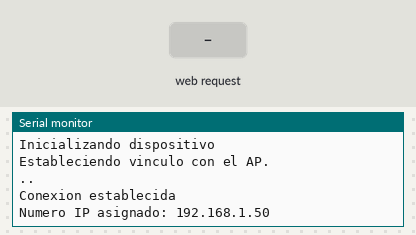
A program run on a simulated ESP32. On the bench: the last lines printed to the serial monitor. Inputs (shaded band) come from the test bench. WiFi joins after 1.5 s; servers stay silent unless stated.

Above: at 3.2 s.
3.3 s: HTTP request GET /H received
At 4.5 s:
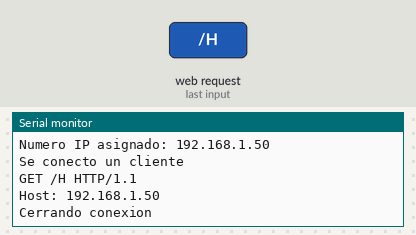
4.8 s: HTTP request GET /L received
At 5.6 s:
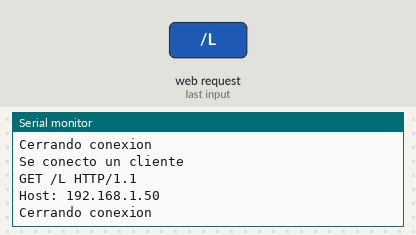

Measured:
- after the input at 3.3 s, the serial monitor: prints a new line at once (image 1)
- after the input at 4.8 s, the serial monitor: prints a new line at once (image 2)

The program:

main.cpp
```cpp
#include <Arduino.h>
#include "libwifi.h"
#include <WiFi.h>

const char * ssid = "*KIRITO*";
const char * password = "12281018KB";
const int puerto = 80;
WiFiServer servidor(puerto);  // Construimos un objeto de tipo servidor TCP

//@author Sebastian
/**
 * @brief Esta es la funcion de configuracion del dispositivo
 *
 */
void setup() {
  pinMode(2, OUTPUT);  //Coloco el pin 2 como salida
  Serial.begin(115200);
  Serial.println("Inicializando dispositivo");
  conectarWifi(ssid, password);
  servidor.begin();  //Inicializamos el servidor TCP
}


/**
 * @brief Esta funcion es un bucle infinito que corresponde al main()
 *
 */
void loop() {

  WiFiClient cliente = servidor.available(); //Devolvemos un cliente TCP por wifi conectado a servidor

  if(cliente){  //PASO 1: Si existe un cliente conectado?
    String mensaje="";
    Serial.println("Se conecto un cliente");
    while(cliente.connected()){  //PASO 2: Mientras el cliente este conectado, reciba peticiones (requests)
       if(cliente.available()){ //PASO 3: Verifico si el cliente nos ha enviado un caracter
        char letra = cliente.read();  //PASO 4: Leemos el caracter
        Serial.print(letra);
        if(letra == '\n'){  // Si el caracter es un enter (\n\r: 0x10 y 0x13)
          if(mensaje.length()==0){            //PASO 6: Devolvemos una respuesta (response) HTTP
              cliente.println("HTTP/1.1 200 OK");
              cliente.println("Content-type:text/html");
              cliente.println();  //Enviamos una linea vacia indica al protocolo HTTP que la cabecera finalizo

              cliente.println("Haga clic <a href=\"/H\">aqui</a> para encender el LED <br>");
              cliente.println("Haga clic  <a href=\"/L\">aqui</a> para apagar el LED");
              cliente.println();  //Finalizamos el envio del cuerpo (body) de la pagina
              break;
          } else {
            mensaje="";
          }
        } else if (letra != '\r'){
             mensaje+=letra;  //PASO 5: Concatenamos cada caracter que esta llegando en mensaje
        }

        if(mensaje.endsWith("GET /H")){
           digitalWrite(2, HIGH);
        }
        else if(mensaje.endsWith("GET /L")){
          digitalWrite(2, LOW);
        }
       }
    }
    Serial.println("Cerrando conexion");
    cliente.stop();
  }
}
```

libwifi.cpp
```cpp
#include <Arduino.h>
#include "libwifi.h"
#include <WiFi.h>


void conectarWifi(const char * ssid, const char * password){
  WiFi.begin(ssid, password);
  Serial.println("Estableciendo vinculo con el AP.");
  while(WiFi.status() != WL_CONNECTED){
    Serial.print(".");
    delay(1000);
  }
  Serial.println("\r\nConexion establecida");
  Serial.print("Numero IP asignado: ");
  Serial.println(WiFi.localIP()); //Imprime el numero IP
}

String getTipoCifrado(wifi_auth_mode_t tipoCifrado) {

  switch (tipoCifrado) {
    case (WIFI_AUTH_OPEN):
      return "Open";
    case (WIFI_AUTH_WEP):
      return "WEP";
    case (WIFI_AUTH_WPA_PSK):
      return "WPA_PSK";
    case (WIFI_AUTH_WPA2_PSK):
      return "WPA2_PSK";
    case (WIFI_AUTH_WPA_WPA2_PSK):
      return "WPA_WPA2_PSK";
    case (WIFI_AUTH_WPA2_ENTERPRISE):
      return "WPA2_ENTERPRISE";
  }
}

void scanNetworks() {

  int numberOfNetworks = WiFi.scanNetworks();

  Serial.print("Numero de redes encontradas: ");
  Serial.println(numberOfNetworks);

  for (int i = 0; i < numberOfNetworks; i++) {

    Serial.print("Nombre de red: ");
    Serial.println(WiFi.SSID(i));

    Serial.print("Fuerza de la señal: ");
    Serial.println(WiFi.RSSI(i));

    Serial.print("Direccion MAC: ");
    Serial.println(WiFi.BSSIDstr(i));

    Serial.print("Tipo de cifrado: ");
    String tipoCifradoDescription = getTipoCifrado(WiFi.encryptionType(i));
    Serial.println(tipoCifradoDescription);
    Serial.println("-----------------------");

  }
}
```

libwifi.h
```cpp
#include <WiFi.h>
void conectarWifi(const char * ssid, const char * password);
void scanNetworks();
String getTipoCifrado(wifi_auth_mode_t tipoCifrado);
```
